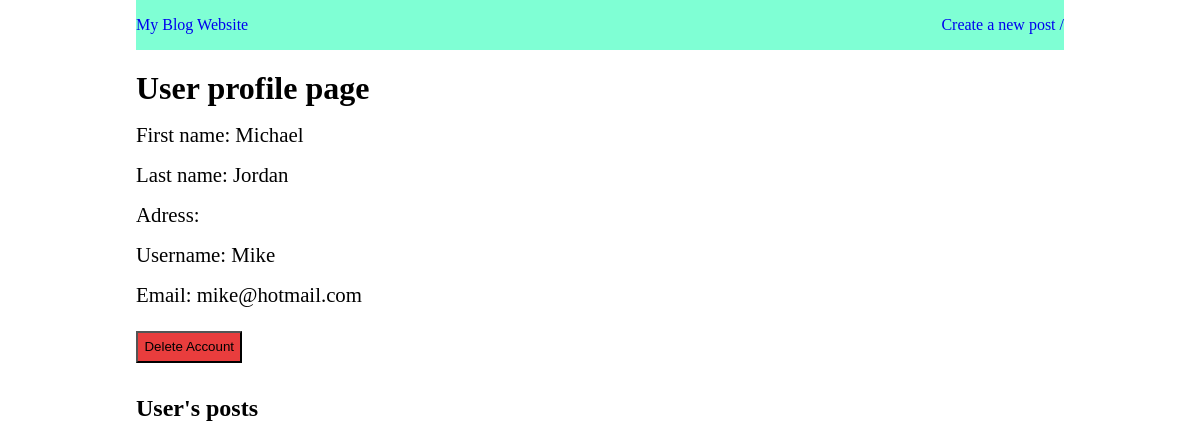
The page /profile/Mike on the database as committed earlier.
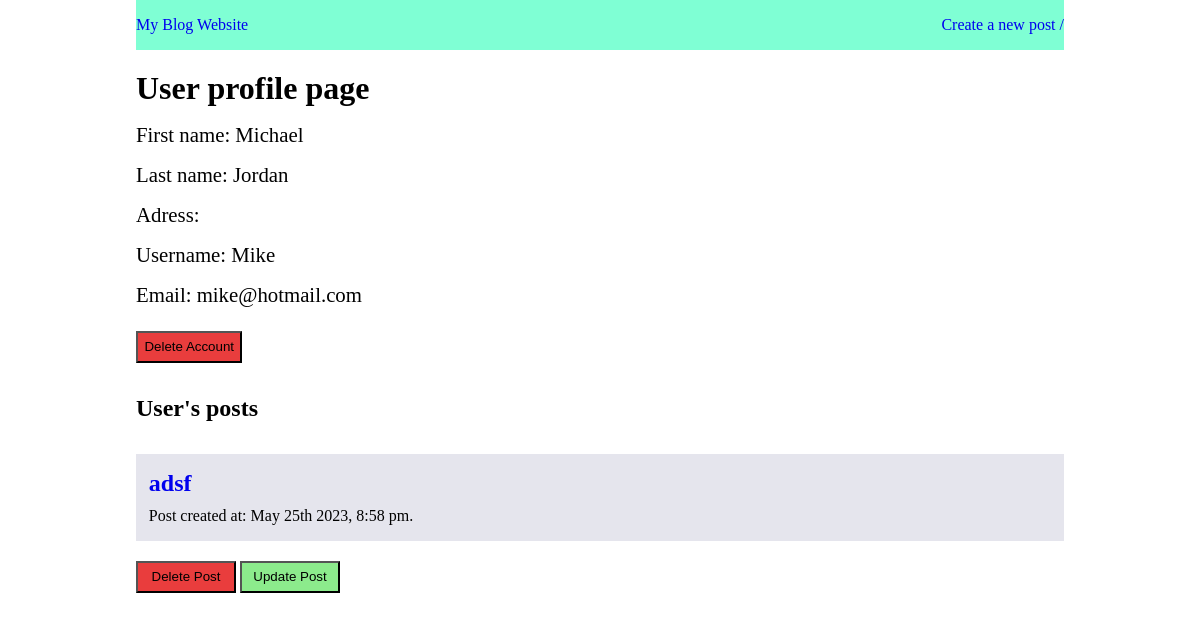
The same page on the database as committed later.
### blog.py (models this page shows)
class Post(db.Model):
    id = db.Column(
        db.Integer, primary_key=True)  # id column in the table in the database
    title = db.Column(db.String, nullable=False)
    content = db.Column(db.String, nullable=False)
    date_posted = db.Column(
        db.DateTime, default=datetime.utcnow, nullable=False)
    user_id = db.Column(db.Integer, nullable=False)

### blog.py (the view)
@app.route('/profile/<username>', methods=['GET'])
def user_profile(username):  # pass the dynamic part to the function
    user = User.query.filter_by(username=username).first()
    if user:  # This will only run if the user is found.
        posts = Post.query.filter_by(user_id=user.id).all()
    if user is None:  # If the user in line 150 is None, then render the user_status.html with a status of User not found.
        status = f'User not found.'
        return render_template("user_status.html", user_status=status)
    return render_template("profile.html", user_details=user.user_details(), blogs=posts)

### blog.py (called while the page is built)
    def user_details(self):
        user_information = {
            "id": self.id,
            "first_name": self.first_name,
            "last_name": self.last_name,
            "username": self.username,
            "address": self.address,
            "email": self.email,
        }
        return user_information

### templates/profile.html (shortened to what this page needs)
<!DOCTYPE html>
<html lang="en">
<head>
    <link rel= "stylesheet" type= "text/css" href= "{{ url_for('static',filename='style.css')}}">
</head>
<body>
    <div class="container">
        <nav>
            <div class="home_link">
                <a href="/homepage">My Blog Website</a>
            </div>
            <div class="nav_link">
                <a href="/create_post">Create a new post /</a>
            </div>
        </nav>
        <main>
            <h1>User profile page</h1>
            <section id="user_details">
                <p class="firstname">First name: {{user_details.first_name}}</p>
                <p class="lastname">Last name: {{user_details.last_name}}</p>
                <p class="address">Adress: {{user_details.address}}</p>
                <p class="username">Username: {{user_details.username}}</p>
                <p class="email">Email: {{user_details.email}}</p>
            </section>
            <div class="delete_item">
                <a href="{{url_for('delete_user', username=user_details.username)}}" id="delete_user"><button id="delete_button">Delete Account</button></a>
            </div>
            <h2  id="user_post">User's posts</h2>
            <section>
                {% for blog in blogs %}
                <article class="post">
                    <a href="{{url_for('get_post', title=blog.title)}}"><h2>{{blog.title}}</h2></a>
                    <p>Post created at: {{ moment(blog.date_posted).format('MMMM Do YYYY, h:mm a') }}.</p>
                </article>
                    <div class="decide">
                        <a href="{{url_for('delete_post', id=blog.id, user_id=user_details.id) }}"><button id="delete_button">Delete Post</button></a>
                        <a href="{{url_for('update_post', id=blog.id) }}"><button id="update_button">Update Post</button></a>
                    </div>
                {% endfor %}
            </section>
        </main>
    </div>
</body>
</html>

Rows that differ between the two databases and show on the page:
added Post: title "adsf", date_posted "May 25th 2023, 8:58 pm"
